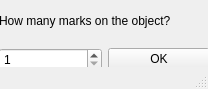
<?xml version="1.0" encoding="UTF-8"?>
<ui version="4.0">
 <class>qNumber</class>
 <widget class="QMainWindow" name="qNumber">
  <property name="geometry">
   <rect>
    <x>0</x>
    <y>0</y>
    <width>208</width>
    <height>89</height>
   </rect>
  </property>
  <property name="windowTitle">
   <string>Number marks</string>
  </property>
  <widget class="QWidget" name="centralwidget">
   <widget class="QWidget" name="verticalLayoutWidget">
    <property name="geometry">
     <rect>
      <x>-1</x>
      <y>-1</y>
      <width>211</width>
      <height>72</height>
     </rect>
    </property>
    <layout class="QVBoxLayout" name="verticalLayout">
     <item>
      <widget class="QLabel" name="label">
       <property name="text">
        <string>How many marks on the object?</string>
       </property>
      </widget>
     </item>
     <item>
      <layout class="QHBoxLayout" name="horizontalLayout">
       <item>
        <widget class="QSpinBox" name="number">
         <property name="minimum">
          <number>1</number>
         </property>
         <property name="maximum">
          <number>999</number>
         </property>
        </widget>
       </item>
       <item>
        <widget class="QPushButton" name="OK">
         <property name="cursor">
          <cursorShape>PointingHandCursor</cursorShape>
         </property>
         <property name="text">
          <string>OK</string>
         </property>
         <property name="checkable">
          <bool>true</bool>
         </property>
        </widget>
       </item>
      </layout>
     </item>
    </layout>
   </widget>
  </widget>
  <widget class="QMenuBar" name="menubar">
   <property name="geometry">
    <rect>
     <x>0</x>
     <y>0</y>
     <width>208</width>
     <height>21</height>
    </rect>
   </property>
  </widget>
  <widget class="QStatusBar" name="statusbar"/>
 </widget>
 <resources/>
 <connections>
  <connection>
   <sender>OK</sender>
   <signal>clicked()</signal>
   <receiver>qNumber</receiver>
   <slot>close()</slot>
   <hints>
    <hint type="sourcelabel">
     <x>104</x>
     <y>78</y>
    </hint>
    <hint type="destinationlabel">
     <x>104</x>
     <y>55</y>
    </hint>
   </hints>
  </connection>
 </connections>
</ui>
